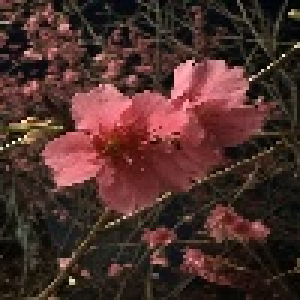
#> input picture MP2/dataset2_resized/0001.jpg, 100 x 100 px (shown 3 times larger); its folder holds only this picture in this run
$ jupyter execute --allow-errors 'Machine Problem 2.ipynb'
#> lines starting #> are read from the running program, lines starting #| are printed output that depends on the picture; after the words box and inside, x2 and y2 are one past the last pixel; in counts of white or black regions, pixels touching at a corner belong together
#> further down, img is the input picture: shape (100, 100, 3); mean B, G, R 43.3, 47.8, 76.9
# Machine Problem 2
#### DIGIMAP S13 Group 3 Bon, Jawali, Lopez, O'Neil, Rejano
## Color Transformations

The goal of the machine problem is to apply the concepts of color transformations, specifically using histogram equalization and gamma correction techniques. You are to submit two files for this activity: (1) a Jupyter notebook containing the solutions to the action items. Ensure you provide comments, discussions, and proper section divisions for your code. Please also include your answer to the Guide Questions in the Jupyter Notebook; (2) a PDF version of your Jupyter Notebook. You can provide a link to your submission resources or a zip file. The instructor will run it on their local machine, so make sure the codes and files are accessible and functional.

[cell 1]
import os
import cv2 as cv
import numpy as np
import matplotlib.pyplot as plt
import random

## 1. Information Extraction

### 1a. Reshape Images
Given the image dataset, reshape the images to (100,100,3).

### 1b. Saving resized images
Save the transformed images as JPEG files in a separate directory.

[cell 2]
input_directory = '../media/dataset2'
output_directory = 'dataset2_resized'

if not os.path.exists(output_directory):
    os.makedirs(output_directory)

# Reshape images to (100, 100, 3)
#> (the rest of this cell did not finish here and is left out)

### 1c. Color Channels Histogram
Create a histogram for the following channels: Reds, Greens, Blues, Hues, Saturations, Intensities

[cell 3]
def plot_combined_histograms(img, img_name):
    # Split the channels for RGB
#> called with img_name = '0001.jpg'
    b_channel, g_channel, r_channel = cv.split(img)
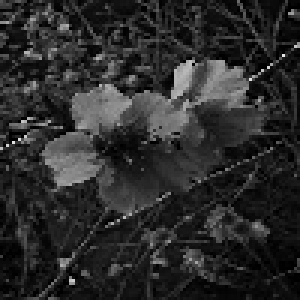
#> b_channel: shape (100, 100) (shown 3 times larger); min 0, max 231, mean 43.3
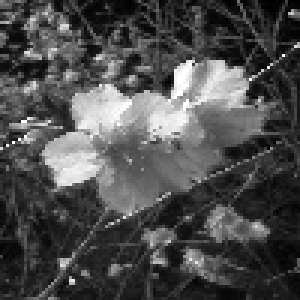
#> r_channel: shape (100, 100) (shown 3 times larger); min 0, max 255, mean 76.9

    # Convert the image to HSV for Hue, Saturation, and Intensity
    hsv_img = cv.cvtColor(img, cv.COLOR_BGR2HSV)
#> hsv_img: shape (100, 100, 3); mean H, S, V 43.4, 115.8, 77.1
    h_channel, s_channel, v_channel = cv.split(hsv_img)
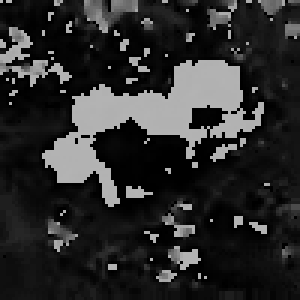
#> h_channel: shape (100, 100) (shown 3 times larger); min 0, max 179, mean 43.4
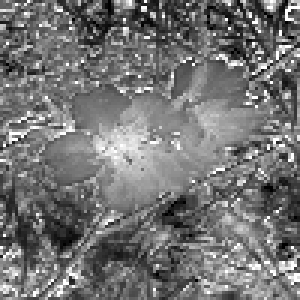
#> s_channel: shape (100, 100) (shown 3 times larger); min 0, max 255, mean 115.8

    # Create a figure with two subplots side by side for each image
    fig, axes = plt.subplots(1, 2, figsize=(12, 3.5))  # 1 row, 2 columns (side by side histograms)

    # Plot combined RGB histograms
    axes[0].hist(r_channel.ravel(), bins=256, color='red', alpha=0.5, label='Red')
    axes[0].hist(g_channel.ravel(), bins=256, color='green', alpha=0.5, label='Green')
    axes[0].hist(b_channel.ravel(), bins=256, color='blue', alpha=0.5, label='Blue')
    axes[0].set_title(f'RGB Combined Histogram ({img_name})',fontsize=10)
    axes[0].set_xlabel('Pixel Intensity')
    axes[0].set_ylabel('Frequency')
    axes[0].legend()

    r_channel.ravel()

    # Plot combined HSV histograms
    axes[1].hist(h_channel.ravel(), bins=256, color='purple', alpha=0.5, label='Hue')
    axes[1].hist(s_channel.ravel(), bins=256, color='orange', alpha=0.5, label='Saturation')
    axes[1].hist(v_channel.ravel(), bins=256, color='gray', alpha=0.5, label='Intensity')
    axes[1].set_title(f'HSV Combined Histogram ({img_name})', fontsize=10)
    axes[1].set_xlabel('Pixel Intensity')
    axes[1].set_ylabel('Frequency')
    axes[1].legend()

    # Adjust layout
    plt.tight_layout()
    plt.show()
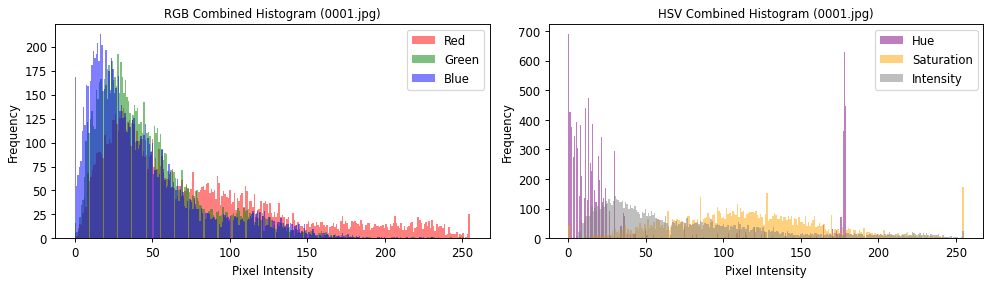
#> figure drawn by matplotlib, 2 panels; panel 1: tallest bar 136 high, from x = 30.88 to 31.88; panel 1: tallest bar 192 high, from x = 27.45 to 28.43; panel 1: tallest bar 213 high, from x = 16.24 to 17.14; panel 2: tallest bar 689 high, from x = 0 to 0.699

[cell 4]
for filename in os.listdir(output_directory):
    if filename.endswith('.jpg'):
        img_path = os.path.join(output_directory, filename)
        img = cv.imread(img_path)

        plot_combined_histograms(img, filename)

### 1d. Guide Questions

<b> 1. In the RGB space, which channel is most likely to be observed for all images? </b>

Blue is the channel most frequently observed across all the images. In almost all of the RGB histograms, the blue channel has a strong peak near 0 intensity (darker values) and another significant peak near 255 (brighter values), indicating its dominance.

<b> 2. In the HSV space, which top three hues are most likely to be observed for all images? </b>

The top three most observed hues across the images, based on the histograms for hue, appear to be concentrated around:
- 0 to 50 (Reddish tones)
- 100 to 150 (Greenish to yellowish tones)
- 150 to 200 (Bluish tones)

## 2. Data Cleaning

Develop a function that attains the following activities:
- Remove all images that are taken during the night.
- Remove all images that are not pink flowers.

[cell 5]
 # Function to display an image
def display_image(image, title="Image"):
    img_rgb = cv.cvtColor(image, cv.COLOR_BGR2RGB)
    plt.imshow(img_rgb)
    plt.title(title)
    plt.axis('off')
    plt.show()

### 2a. Removing images taken during the night

[cell 6]
input_directory = 'dataset2_resized'
output_directory = 'non_night_images'

def is_night_image(image, dark_pixel_percentage_threshold=0.5):
    # Convert the image to grayscale to analyze pixel values
#> called with dark_pixel_percentage_threshold = 0.5
    gray_image = cv.cvtColor(image, cv.COLOR_BGR2GRAY)
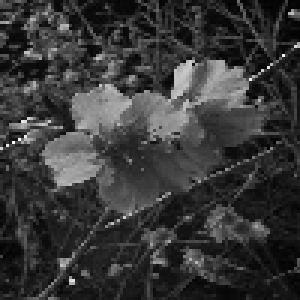
#> gray_image: shape (100, 100) (shown 3 times larger); min 1, max 249, mean 55.9

    # Compute the histogram
    histogram, _ = np.histogram(gray_image, bins=256, range=(0, 256))
#> histogram = 256 values, max 167 at index 22, min 0 at index 0, mean 39.06

    # Calculate the total number of pixels
    total_pixels = gray_image.size

    # Calculate the number of dark pixels (e.g., pixel value < 50)
    dark_pixel_count = np.sum(histogram[:50])  # Sum the counts of dark pixels
#> dark_pixel_count = 5506
    dark_pixel_percentage = dark_pixel_count / total_pixels
#> dark_pixel_percentage = 0.551

    # Determine if the image is taken at night
    return dark_pixel_percentage > dark_pixel_percentage_threshold

def save_non_night_images(input_directory, output_directory):
    # Create the output directory if it doesn't exist
    if not os.path.exists(output_directory):
        os.makedirs(output_directory)

    for filename in os.listdir(input_directory):
        if filename.endswith('.jpg'):
            img_path = os.path.join(input_directory, filename)
            img = cv.imread(img_path)

            if img is None:
                print(f"Error: Unable to load {img_path}")
                continue

            # Check if the image is taken during the night
            if not is_night_image(img):
                output_path = os.path.join(output_directory, filename)
                cv.imwrite(output_path, img)  # Save the non-night image
            else:
                print(f"Skipping night image: {filename}")
                display_image(img)

save_non_night_images(input_directory, output_directory)

### 2b. Removing images of non-pink flowers

[cell 7]
input_directory = 'dataset2_resized'
output_directory = 'pink_flower_images'

def is_pink_flower(image, lower_hue=160, upper_hue=180, saturation_threshold=50, value_threshold=50):
    # Convert the image to HSV color space
#> called with lower_hue = 160, upper_hue = 180, saturation_threshold = 50, value_threshold = 50
    hsv_image = cv.cvtColor(image, cv.COLOR_BGR2HSV)

    # Create a mask for pink color (using defined HSV range)
    lower_color = np.array([lower_hue, saturation_threshold, value_threshold])
    upper_color = np.array([upper_hue, 255, 255])

    # Generate mask
    mask = cv.inRange(hsv_image, lower_color, upper_color)
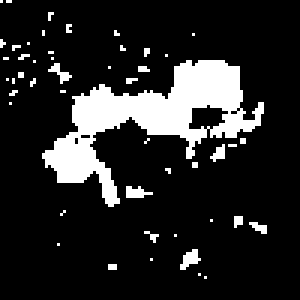
#> mask: shape (100, 100) (shown 3 times larger); 14.7% white; 49 white regions (45 under 20 px), largest, box (x1, y1, x2, y2) and area: (14, 20, 88, 69) 1242, (60, 83, 67, 90) 27, (42, 62, 51, 66) 24, (16, 21, 24, 28) 21

    # Calculate the percentage of pink pixels
    pink_pixel_count = np.sum(mask > 0)
#> pink_pixel_count = 1472
    total_pixel_count = mask.size  # Total number of pixels
#> (the rest of the program and of its run is left out)
